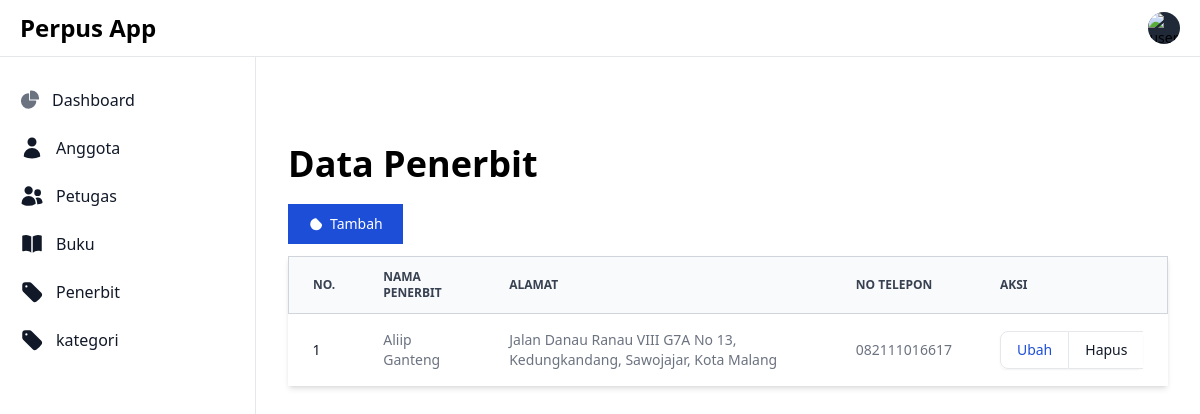
Screenshot of /penerbit/index.php (signed in) with the database file from the repository.
### tables this page shows
CREATE TABLE `penerbit` (
  `ID` int(11) NOT NULL,
  `NamaPenerbit` varchar(255) NOT NULL,
  `Alamat` text NOT NULL,
  `NoTelp` varchar(255) NOT NULL
);

### object/penerbit.php (called while the page is built, shortened)
<?php
class penerbit {
    private $conn;
    private $table_name = "penerbit";
    public function __construct($db) {
        $this->conn = $db;
    }
    function readAll() {
        $query = "SELECT * FROM " . $this->table_name;
        $result = $this->conn->prepare($query);
        $result->execute();
        return $result;
    }
}
?>

### penerbit/index.php (the view, shortened to what this page needs)
<?php
include '../config/layout.php';
include '../config/database.php';
include '../object/penerbit.php';
$database = new database();
$db = $database->getConnection();
$penerbit = new penerbit($db);
$result = $penerbit->readAll();
?>
<div class="p-4 sm:ml-64">
    <div class="p-4 mt-14">
        <h2 class="text-4xl font-extrabold text-black-500">Data Penerbit</h2>
        <a href="form-tambah.php" class="block mt-5 text-white bg-blue-700 hover:bg-blue-800 focus:ring-4 focus:outline-none focus:ring-blue-300 font-mediumrounded-lg text-sm px-5 py-2.5 text-center inline-flex items-center me-2dark:bg-blue-600 dark:hover:bg-blue-700 dark:focus:ring-blue-800">
                    Tambah
            </a>
        <div class="relative overflow-x-auto mt-3 shadow-md">
            <table class="w-full text-sm text-left rtl:text-right text-gray-500 dark:text-gray-400">
                <thead class="text-xs text-gray-700 border border-gray-300 uppercase bg-gray-50 dark:bg-gray-50 dark:text-gray-400">
                    <tr>
                        <th scope="col" class="px-6 py-3">
                            No.
                        </th>
                        <th scope="col" class="px-6 py-3">
                            Nama Penerbit
                        </th>
                        <th scope="col" class="px-6 py-3">
                            Alamat
                        </th>
                        <th scope="col" class="px-6 py-3">
                            No telepon
                        </th>
                        <th scope="col" class="px-6 py-3">
                            Aksi
                        </th>
                    </tr>
                </thead>
                <?php
                $no = 1;
                while ($row = $result->fetch(PDO::FETCH_ASSOC)) {
                    extract($row);
                ?>
                    <tbody>
                        <tr class="bg-white border-gray-700 dark:bg-white dark:border-gray-700">
                            <th scope="row" class="px-6 py-4 font-medium text-gray-900 whitespace-nowrap dark:text-gray-300">
                                <?= $no ?>
                            </th>
                            <td class="px-6 py-4">
                                <?= $NamaPenerbit ?>
                            </td>
                            <td class="px-6 py-4">
                                <?= $Alamat ?>
                            </td>
                            <td class="px-6 py-4">
                                <?= $NoTelp ?>
                            </td>
                            <td class="px-6 py-4">
                                <div class="inline-flex rounded-md shadow-sm">
                                    <a href="form-ubah.php?ID=<?= $ID ?>" aria-current="page" class="px-4 py-2 text-sm font-medium text-blue-700 bg-white border border-gray-200 rounded-s-lg hover:bg-gray-100 focus:z-10 focus:ring-2 focus:ring-blue-700 focus:text-blue-700 dark:bg-gray-700 dark:border-gray-600 dark:text-white dark:hover:text-white dark:hover:bg-gray-600 dark:focus:ring-blue-500 dark:focus:text-white">
                                        Ubah
                                    </a>
                                    <a onclick="confirmDelete(<?= $ID ?>)" href="#" class="px-4 py-2 text-sm font-medium text-gray-900 bg-white border-t border-b border-gray-200 hover:bg-gray-100 hover:text-blue-700 focus:z-10 focus:ring-2 focus:ring-blue-700 focus:text-blue-700 dark:bg-gray-700 dark:border-gray-600 dark:text-white dark:hover:text-white dark:hover:bg-gray-600 dark:focus:ring-blue-500 dark:focus:text-white">
                                        Hapus
                                    </a>
                                </div>
                            </td>
                        </tr>
                    <?php
                    $no += 1;
                }
                    ?>
                    </tbody>
            </table>
        </div>
    </div>
</div>
</body>
</html>

### rows the page displays
penerbit: NamaPenerbit "Aliip Ganteng", Alamat "Jalan Danau Ranau VIII G7A No 13, Kedungkandang, Sawojajar, Kota Malang", NoTelp "082111016617"
